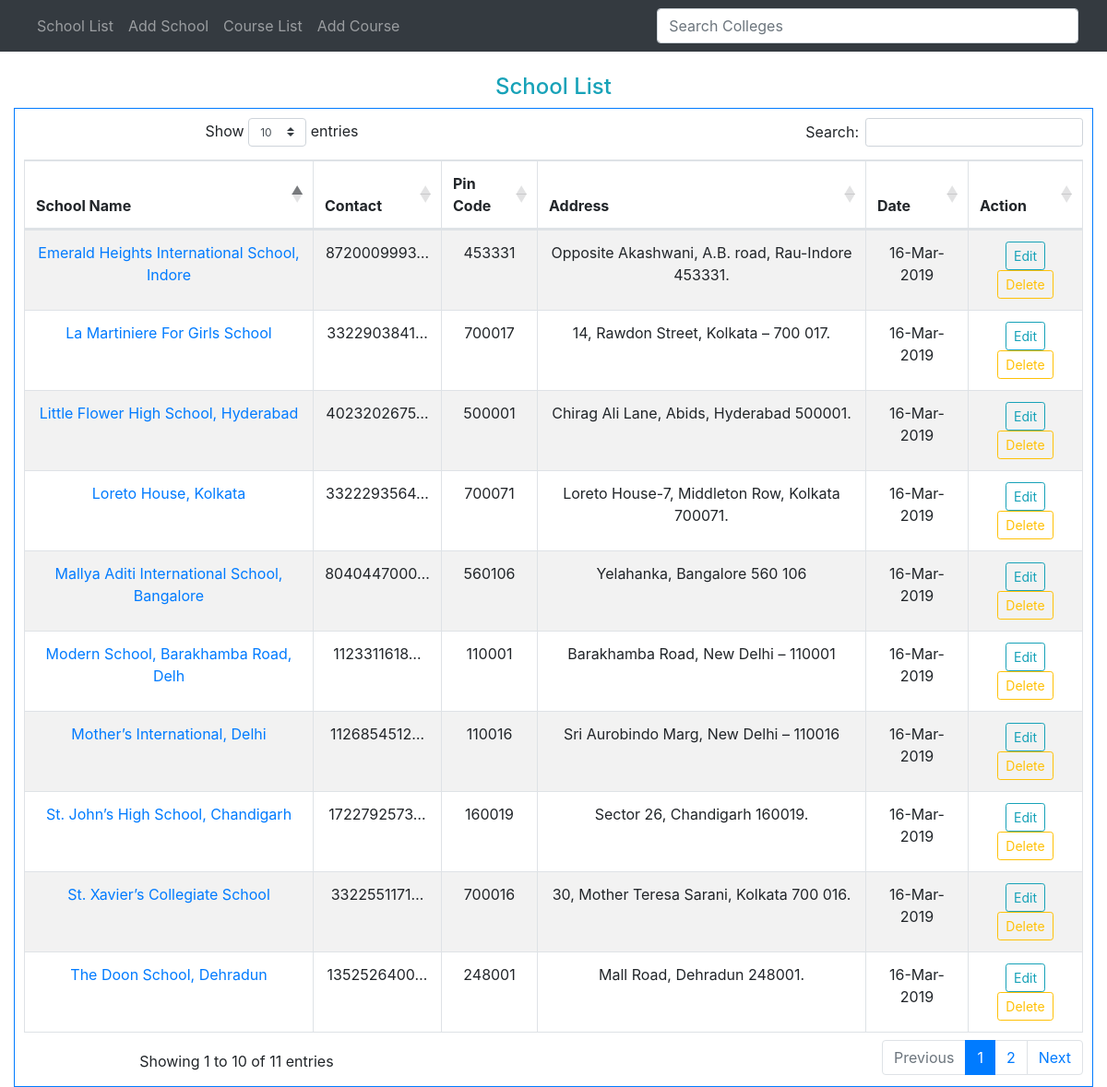
The page / on the database its author committed.
### tables this page shows
CREATE TABLE `school_master` (
  `id` int(11) NOT NULL,
  `school_name` varchar(150) NOT NULL,
  `address` varchar(255) NOT NULL,
  `pincode` int(11) NOT NULL,
  `contact_no` varchar(13) NOT NULL,
  `created_date` timestamp NOT NULL DEFAULT CURRENT_TIMESTAMP ON UPDATE CURRENT_TIMESTAMP,
  `updated_date` timestamp NOT NULL DEFAULT CURRENT_TIMESTAMP ON UPDATE CURRENT_TIMESTAMP,
  `status` tinyint(1) NOT NULL DEFAULT '0'
);

### application/controllers/School.php (called while the page is built, shortened)
<?php
class School extends CI_Controller
{
  public function index(){
    $data['school']=$this->school_model->getSchool();
    $this->load->view('header');
    $this->load->view('school',$data);
    $this->load->view('footer');
  }
}

### index.php (called while the page is built, shortened)
<?php
require_once BASEPATH.'core/CodeIgniter.php';

### application/models/school_model.php (called while the page is built, shortened)
<?php
class School_model extends CI_Model {
  public function getSchool($id=''){
    $this->db->select('id,school_name,address,pincode,contact_no,created_date');
    $this->db->from('school_master');
    $result=$this->db->get();
    return $result->result_array();
  }
}

### application/views/school.php (the view, shortened to what this page needs)
<div class="col-md-12">
  <br>
  <div class="text-center">
    <h4 class="text-info">School List</h4>
  </div>
</div>
<div class="col-md-12">
  <div class="text-center border border-primary custom-padding">
    <table id="schoolTable" class="table table-striped table-bordered" style="width:100%">
      <thead>
        <tr>
          <th>School Name</th>
          <th>Contact</th>
          <th>Pin Code</th>
          <th>Address</th>
          <th>Date</th>
          <th>Action</th>
        </tr>
      </thead>
      <tbody>
        <?php foreach ($school as $key => $value) {
          echo "<tr>
            <td><a href='info-school/$value[id]' title='School Information' data-toggle='tooltip' data-placement='top'>$value[school_name]</a></td>
            <td>$value[contact_no]</td>
            <td>$value[pincode]</td>
            <td>$value[address]</td>
            <td>".date('d-M-Y',strtotime($value['created_date']))."</td>
            <td>
              <a name='editschool' class='btn btn-sm btn-outline-info' href='edit-school/$value[id]' role='button'>Edit</a>
              <a name='editschool' class='btn btn-sm btn-outline-warning' href='delete-school/$value[id]' role='button'>Delete</a>
            </td>
            </tr>";
          }
        ?>
      </tbody>
    </table>
  </div>
</div>
</div>

### application/views/header.php (shortened to what this page needs)
<!DOCTYPE html>
<html lang="en">
<head>
  <link rel="stylesheet" href="https://maxcdn.bootstrapcdn.com/bootstrap/4.0.0/css/bootstrap.min.css"
>
  <link rel="stylesheet" href="https://cdn.datatables.net/1.10.19/css/dataTables.bootstrap4.min.css">
  <link rel="stylesheet" href="https://cdn.jsdelivr.net/npm/bootstrap-select@1.13.7/dist/css/bootstrap-select.min.css">
  <link rel="stylesheet" href="https://use.fontawesome.com/releases/v5.7.2/css/all.css"
>
  <link rel="stylesheet" href="<?= base_url('assets/style.css');?>">
</head>
<body>
  <div class="container-fluid">
    <div class="row">
      <nav class="navbar navbar-expand-lg navbar-dark bg-dark nav-fill w-100">
        <div id="my-nav" class="collapse navbar-collapse">
          <ul class="navbar-nav mr-auto">
            <li class="nav-item">
              <a class="nav-link" href="<?= base_url(''); ?>">School List</span></a>
            </li>
            <li class="nav-item">
              <a class="nav-link" href="<?= base_url('/add-school'); ?>">Add School</span></a>
            </li>
            <li class="nav-item">
              <a class="nav-link" href="<?= base_url('/course'); ?>">Course List</span></a>
            </li>
            <li class="nav-item">
              <a class="nav-link" href="<?= base_url('/add-course'); ?>">Add Course</a>
            </li>
          </ul>
        </div>
        <form class="form-inline col-5">
          <input class="form-control w-100" autocomplete="off" type="search" id="search_collage" placeholder="Search Colleges" aria-label="Search Colleges">
        </form>
      </nav>

### application/views/footer.php (shortened to what this page needs)
</div>
</body>
</html>

### assets/style.css (style rules this page uses)
.custom-padding { padding:10px }

### rows shown on the page
school_master: school_name "La Martiniere For Girls School", contact_no "3322903841…", pincode "700017", address "14, Rawdon Street, Kolkata – 700 017.", created_date "16-Mar-2019"
school_master: school_name "St. Xavier’s Collegiate School", contact_no "3322551171…", pincode "700016", address "30, Mother Teresa Sarani, Kolkata 700 016.", created_date "16-Mar-2019"
school_master: school_name "The Doon School, Dehradun", contact_no "1352526400…", pincode "248001", address "Mall Road, Dehradun 248001.", created_date "16-Mar-2019"
school_master: school_name "Mallya Aditi International School, Bangalore", contact_no "8040447000…", pincode "560106", address "Yelahanka, Bangalore 560 106", created_date "16-Mar-2019"
school_master: school_name "Little Flower High School, Hyderabad", contact_no "4023202675…", pincode "500001", address "Chirag Ali Lane, Abids, Hyderabad 500001.", created_date "16-Mar-2019"
school_master: school_name "Mother’s International, Delhi", contact_no "1126854512…", pincode "110016", address "Sri Aurobindo Marg, New Delhi – 110016", created_date "16-Mar-2019"
school_master: school_name "St. John’s High School, Chandigarh", contact_no "1722792573…", pincode "160019", address "Sector 26, Chandigarh 160019.", created_date "16-Mar-2019"
school_master: school_name "Modern School, Barakhamba Road, Delh", contact_no "1123311618…", pincode "110001", address "Barakhamba Road, New Delhi – 110001", created_date "16-Mar-2019"
school_master: school_name "Emerald Heights International School, Indore", contact_no "8720009993…", pincode "453331", address "Opposite Akashwani, A.B. road, Rau-Indore 453331.", created_date "16-Mar-2019"
school_master: school_name "Loreto House, Kolkata", contact_no "3322293564…", pincode "700071", address "Loreto House-7, Middleton Row, Kolkata 700071.", created_date "16-Mar-2019"
